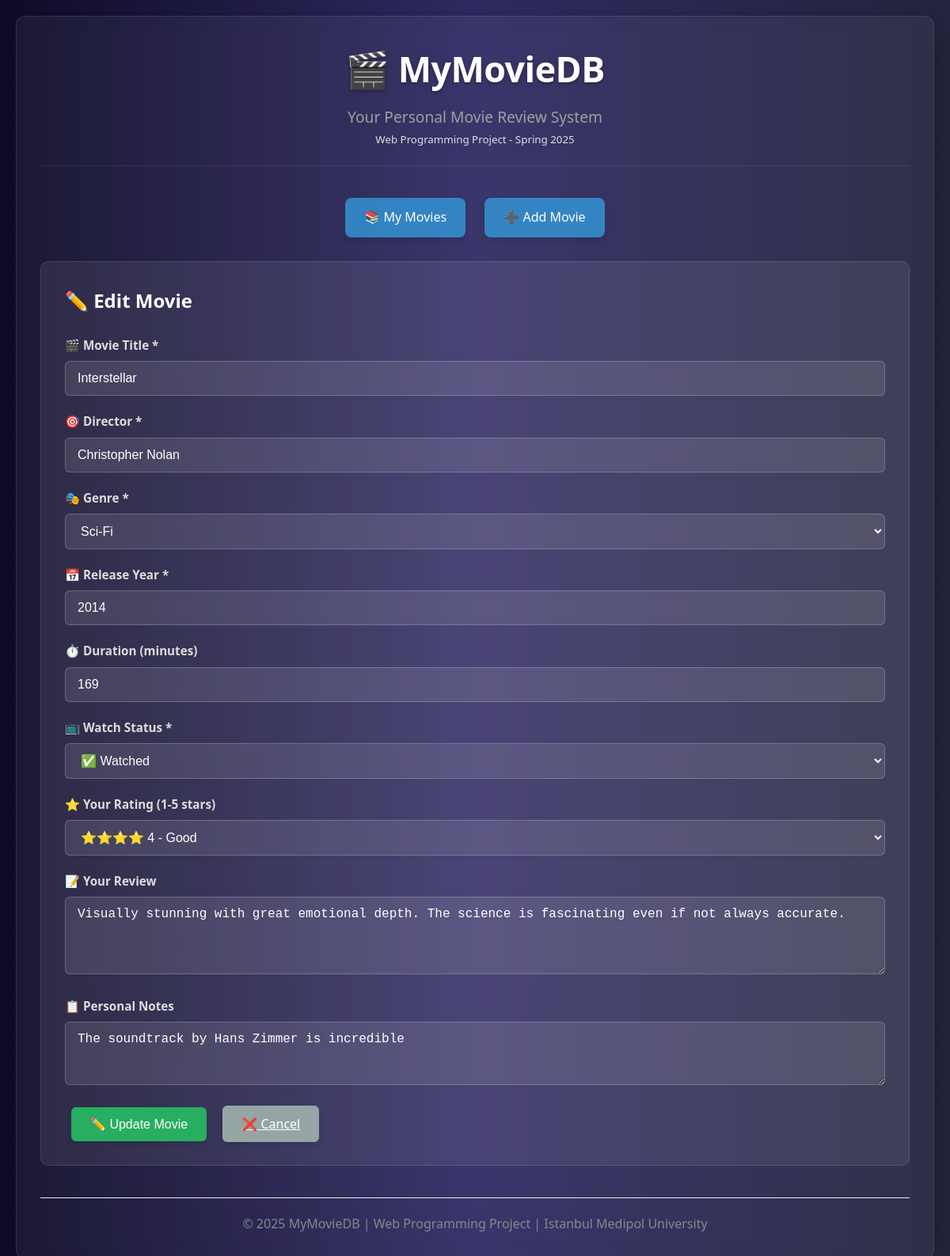
The app's page /?action=edit&id=6 with its own data.
### tables this page shows
CREATE TABLE `movies` (
  `id` int(11) NOT NULL,
  `title` varchar(255) NOT NULL,
  `director` varchar(255) NOT NULL,
  `genre` varchar(100) NOT NULL,
  `release_year` int(11) NOT NULL,
  `duration` int(11) DEFAULT NULL,
  `rating` int(11) DEFAULT NULL CHECK (`rating` >= 1 and `rating` <= 5),
  `watch_status` enum('want_to_watch','currently_watching','watched') DEFAULT 'want_to_watch',
  `review_text` text DEFAULT NULL,
  `personal_notes` text DEFAULT NULL,
  `date_added` timestamp NOT NULL DEFAULT current_timestamp()
);

### index.php (the view, shortened to what this page needs)
<?php
$action = $_GET['action'] ?? 'read';
try {
    $pdo = getDBConnection();
    $movies = [];
    $editMovie = null;
    if ($action === 'edit' && isset($_GET['id'])) {
        $stmt = $pdo->prepare("SELECT * FROM movies WHERE id = ?");
        $stmt->execute([$_GET['id']]);
        $editMovie = $stmt->fetch();
    }
} catch (Exception $e) {
    $error = "❌ Error: " . $e->getMessage();
}
?>
<!DOCTYPE html>
<html lang="en">
<head>
</head>
<body>
    <div class="container">
        <header class="header">
            <h1>🎬 MyMovieDB</h1>
            <p>Your Personal Movie Review System</p>
            <small>Web Programming Project - Spring 2025</small>
        </header>
        <nav class="nav">
            <a href="?action=read" class="<?= $action === 'read' ? 'active' : '' ?>">📚 My Movies</a>
            <a href="?action=create" class="<?= $action === 'create' ? 'active' : '' ?>">➕ Add Movie</a>
        </nav>
        <main>
            <?php if ($action === 'read'): ?>
                <section>
                    <h2>📖 My Movie Collection</h2>
                    <?php if (empty($movies)): ?>
                        <div class="empty-state">
                            <h3>🎬 No movies in your collection yet!</h3>
                            <p>Start building your movie library!</p>
                            <a href="?action=create" class="btn btn-primary">Add Your First Movie</a>
                        </div>
                    <?php else: ?>
                        <div class="stats-bar">
                            <p>📊 Total movies in your collection: <strong><?= count($movies) ?></strong></p>
                        </div>
                        <div class="movie-grid">
                            <?php foreach ($movies as $movie): ?>
                                <div class="movie-card">
                                    <div class="movie-header">
                                        <h3><?= htmlspecialchars($movie['title']) ?></h3>
                                        <small>Released: <?= $movie['release_year'] ?></small>
                                    </div>
                                    <div class="movie-info">
                                        <p><strong>🎯 Director:</strong> <?= htmlspecialchars($movie['director']) ?></p>
                                        <p><strong>🎭 Genre:</strong> <?= htmlspecialchars($movie['genre']) ?></p>
                                        <?php if ($movie['duration']): ?>
                                            <p><strong>⏱️ Duration:</strong> <?= $movie['duration'] ?> minutes</p>
                                        <?php endif; ?>
                                        <p><strong>📺 Status:</strong> <?= formatWatchStatus($movie['watch_status']) ?></p>
                                        <?php if ($movie['rating']): ?>
                                            <p><strong>⭐ My Rating:</strong> <?= displayStars($movie['rating']) ?></p>
                                        <?php endif; ?>
                                        <?php if ($movie['review_text']): ?>
                                            <p><strong>📝 Review:</strong> <?= htmlspecialchars(substr($movie['review_text'], 0, 100)) ?><?= strlen($movie['review_text']) > 100 ? '...' : '' ?></p>
                                        <?php endif; ?>
                                        <?php if ($movie['personal_notes']): ?>
                                            <p><strong>📋 Notes:</strong> <?= htmlspecialchars(substr($movie['personal_notes'], 0, 80)) ?><?= strlen($movie['personal_notes']) > 80 ? '...' : '' ?></p>
                                        <?php endif; ?>
                                    </div>
                                    <div class="movie-actions">
                                        <a href="?action=edit&id=<?= $movie['id'] ?>" class="btn btn-warning">✏️ Edit</a>
                                        <a href="?action=delete&id=<?= $movie['id'] ?>"
                                           onclick="return confirm('Are you sure you want to delete \"<?= htmlspecialchars($movie['title']) ?>\"?')"
                                           class="btn btn-danger">🗑️ Delete</a>
                                    </div>
                                </div>
                            <?php endforeach; ?>
                        </div>
                    <?php endif; ?>
                </section>
            <?php elseif ($action === 'create' || $action === 'edit'): ?>
                <section class="form-section">
                    <h2><?= $action === 'edit' ? '✏️ Edit Movie' : '🎬 Add New Movie' ?></h2>
                    <form method="POST" action="?action=<?= $action === 'edit' ? 'update' : 'create' ?>">
                        <div class="form-group">
                            <label for="title">🎬 Movie Title *</label>
                            <input type="text" id="title" name="title" required
                                   value="<?= htmlspecialchars($editMovie['title'] ?? '') ?>"
                                   placeholder="Enter movie title">
                        </div>
                        <div class="form-group">
                            <label for="director">🎯 Director *</label>
                            <input type="text" id="director" name="director" required
                                   value="<?= htmlspecialchars($editMovie['director'] ?? '') ?>"
                                   placeholder="Enter director name">
                        </div>
                        <div class="form-group">
                            <label for="genre">🎭 Genre *</label>
                            <select id="genre" name="genre" required>
                                <?php
                                $genres = ['Action', 'Adventure', 'Animation', 'Comedy', 'Crime', 'Drama', 'Fantasy', 'Horror', 'Romance', 'Sci-Fi', 'Thriller'];
                                foreach ($genres as $genre):
                                ?>
                                    <option value="<?= $genre ?>" <?= ($editMovie['genre'] ?? '') === $genre ? 'selected' : '' ?>>
                                        <?= $genre ?>
                                    </option>
                                <?php endforeach; ?>
                            </select>
                        </div>
                        <div class="form-group">
                            <label for="release_year">📅 Release Year *</label>
                            <input type="number" id="release_year" name="release_year" required
                                   min="1900" max="2030"
                                   value="<?= $editMovie['release_year'] ?? '' ?>"
                                   placeholder="2024">
                        </div>
                        <div class="form-group">
                            <label for="duration">⏱️ Duration (minutes)</label>
                            <input type="number" id="duration" name="duration"
                                   min="1" max="500"
                                   value="<?= $editMovie['duration'] ?? '' ?>"
                                   placeholder="120">
                        </div>
                        <div class="form-group">
                            <label for="watch_status">📺 Watch Status *</label>
                            <select id="watch_status" name="watch_status" required>
                                <option value="watched" <?= ($editMovie['watch_status'] ?? '') === 'watched' ? 'selected' : '' ?>>✅ Watched</option>
                            </select>
                        </div>
                        <div class="form-group">
                            <label for="rating">⭐ Your Rating (1-5 stars)</label>
                            <select id="rating" name="rating">
                                <option value="4" <?= ($editMovie['rating'] ?? '') == '4' ? 'selected' : '' ?>>⭐⭐⭐⭐ 4 - Good</option>
                            </select>
                        </div>
                        <div class="form-group">
                            <label for="review_text">📝 Your Review</label>
                            <textarea id="review_text" name="review_text" rows="4"
                                      placeholder="Write your thoughts about this movie..."><?= htmlspecialchars($editMovie['review_text'] ?? '') ?></textarea>
                        </div>
                        <div class="form-group">
                            <label for="personal_notes">📋 Personal Notes</label>
                            <textarea id="personal_notes" name="personal_notes" rows="3"
                                      placeholder="Any personal notes, reminders, or comments..."><?= htmlspecialchars($editMovie['personal_notes'] ?? '') ?></textarea>
                        </div>
                        <div class="form-actions">
                            <button type="submit" class="btn btn-primary">
                                <?= $action === 'edit' ? '✏️ Update Movie' : '🎬 Add Movie' ?>
                            </button>
                            <a href="?action=read" class="btn btn-secondary">❌ Cancel</a>
                        </div>
                    </form>
                </section>
            <?php endif; ?>
        </main>
        <footer style="text-align: center; margin-top: 40px; padding-top: 20px; border-top: 1px solid #e9ecef; color: #7f8c8d;">
            <p>&copy; 2025 MyMovieDB | Web Programming Project | Istanbul Medipol University</p>
        </footer>
    </div>
</body>
</html>

### index.php (style rules this page uses)
* { margin: 0; padding: 0; box-sizing: border-box; }
body { font-family: 'Segoe UI', -apple-system, BlinkMacSystemFont, sans-serif; line-height: 1.6; color: #e0e0e0; background: linear-gradient(to right, #0f0c29, #302b63, #24243e); min-height: 100vh; padding: 20px; }
.container { max-width: 1200px; margin: 0 auto; background: rgba(255, 255, 255, 0.05); backdrop-filter: blur(10px); padding: 30px; border-radius: 12px; box-shadow: 0 8px 32px rgba(0, 0, 0, 0.3); border: 1px solid rgba(255, 255, 255, 0.1); }
.header { text-align: center; margin-bottom: 40px; padding-bottom: 20px; border-bottom: 1px solid rgba(255, 255, 255, 0.1); }
.header h1 { color: #fff; margin-bottom: 10px; font-size: 2.8em; font-weight: 700; letter-spacing: -0.5px; text-shadow: 0 2px 4px rgba(0, 0, 0, 0.3); }
.header p { color: #a0a0a0; font-size: 1.2em; font-weight: 400; }
.nav { text-align: center; margin-bottom: 30px; }
.nav a { display: inline-block; padding: 12px 24px; margin: 0 10px; background: rgba(52, 152, 219, 0.8); color: white; text-decoration: none; border-radius: 8px; transition: all 0.3s ease; font-weight: 500; box-shadow: 0 4px 6px rgba(0, 0, 0, 0.1); }
.form-section { margin: 30px 0; background: rgba(255, 255, 255, 0.08); padding: 30px; border-radius: 10px; border: 1px solid rgba(255, 255, 255, 0.1); }
.form-section h2 { margin-bottom: 25px; color: #fff; font-weight: 600; }
.form-group { margin-bottom: 20px; }
.form-group label { display: block; margin-bottom: 8px; font-weight: 600; color: #ddd; font-size: 0.95em; }
.form-group input, .form-group select, .form-group textarea { width: 100%; padding: 12px 15px; background: rgba(255, 255, 255, 0.1); border: 1px solid rgba(255, 255, 255, 0.2); border-radius: 6px; font-size: 16px; color: #fff; transition: all 0.3s ease; }
.btn { padding: 12px 24px; margin: 0 8px; border: none; border-radius: 6px; cursor: pointer; font-size: 16px; font-weight: 500; transition: all 0.3s ease; box-shadow: 0 4px 6px rgba(0, 0, 0, 0.1); }
.btn-primary { background: #27ae60; color: white; }
.btn-secondary { background: #95a5a6; color: white; }

### records on screen
movies: title "Interstellar", director "Christopher Nolan", genre "Sci-Fi", release_year "2014", duration "169", watch_status "✅ Watched", rating "⭐⭐⭐⭐ 4 - Good", review_text "Visually stunning with great emotional depth. The science is fascinating even if not always accurate.", personal_notes "The soundtrack by Hans Zimmer is incredible"
